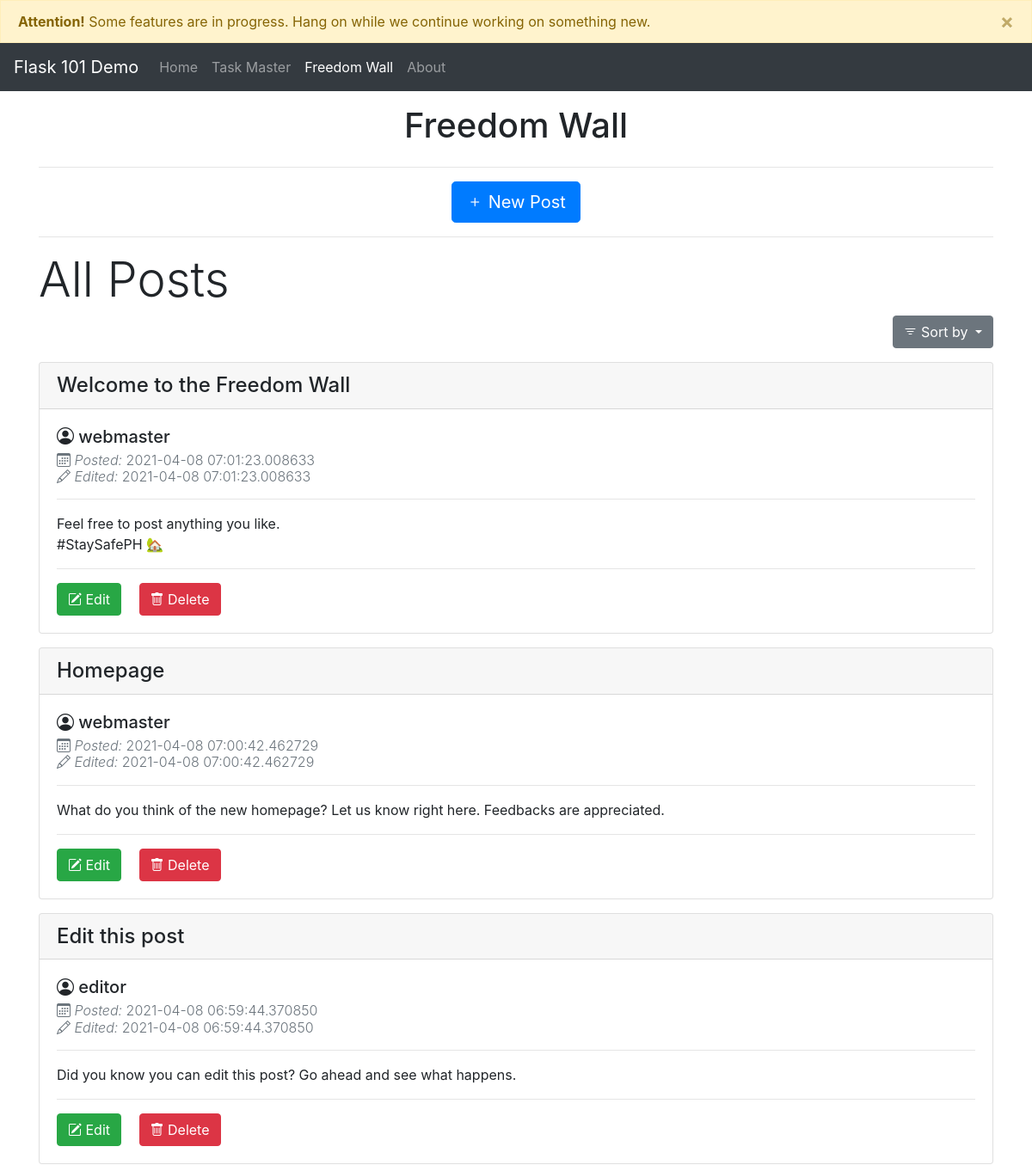
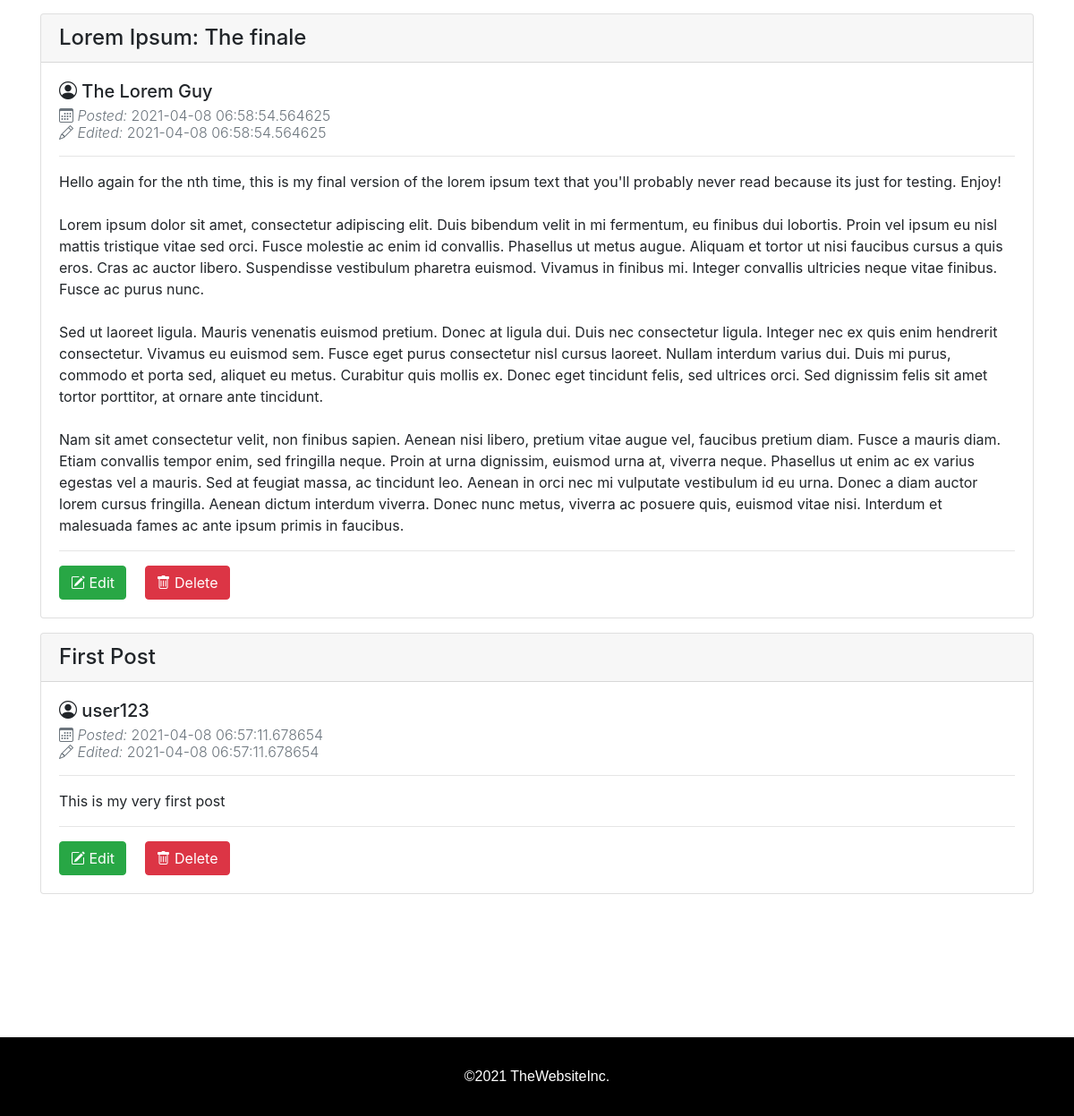
Page /blog_posts on the earlier database version (2 pictures, top to bottom).
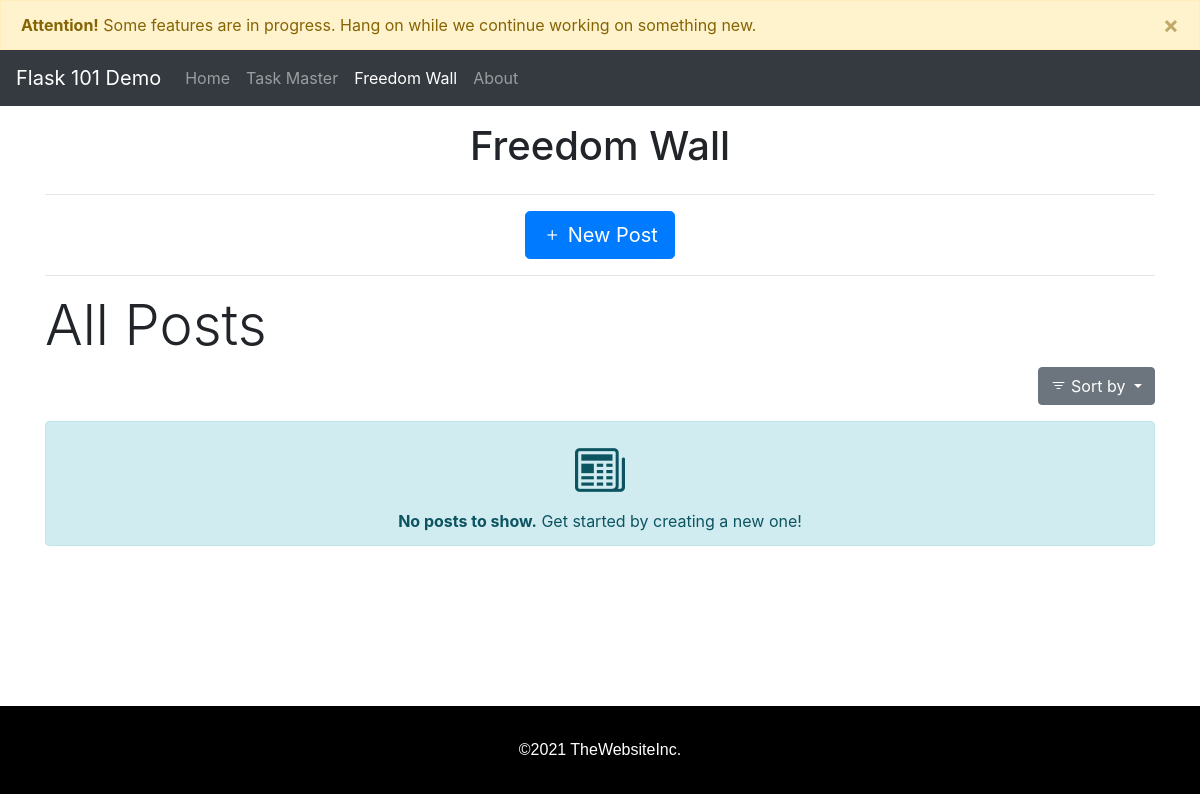
Same page on the later database version.
### app.py (models this page shows, shortened)
class BlogPost(db.Model):
    id = db.Column(db.Integer, primary_key = True)
    title = db.Column(db.String(50), nullable = False)
    content = db.Column(db.Text, nullable=False)
    author = db.Column(db.String(20), nullable=False)
    datePosted = db.Column(db.DateTime, nullable = False , default = datetime.utcnow)
    dateEdited = db.Column(db.String(30), nullable = False, default = datetime.utcnow)

### app.py (the view)
@app.route('/blog_posts', methods=['GET', 'POST'])
def posts():
    if request.method == 'POST':
        post_title = request.form['title']
        post_content = request.form['content']
        post_author = request.form['author']
        new_post = BlogPost(title=post_title, author=post_author, content=post_content)
        db.session.add(new_post)
        db.session.commit()
        return redirect('/blog_posts')
    else:
        all_posts = BlogPost.query.order_by(BlogPost.datePosted.desc()).all()
        return render_template('posts.html', posts=all_posts)

### templates/posts.html (shortened to what this page needs)
{% extends 'base.html' %}
{% block body %}
<h1 class="text-center mt-3">Freedom Wall</h1>
<div class="container">
    <div class="row">
        <div class="col text-center">
            <hr>
            <button type="button" class="btn btn-primary btn-lg" data-toggle="modal" data-target="#newPost">
                <i class="bi bi-plus"></i> New Post
            </button>
        </div>
    </div>
</div>
<div class="container">
    <hr>
    <h1 class="display-4">All Posts</h1>
    <div class="dropdown mb-3 text-right">
        <button class="btn btn-secondary dropdown-toggle" type="button" id="dropdownMenuButton"
            data-toggle="dropdown" aria-haspopup="true" aria-expanded="false">
            <i class="bi bi-filter"></i>  Sort by
        </button>
    </div>
    {% if posts|length < 1 %} <div class="alert alert-info text-center">
        <i class="bi bi-newspaper" style="font-size: 50px;"></i>
        <br>
        <strong>No posts to show.</strong> Get started by creating a new one!
    {% endif %}
    {% for post in posts %}
    <div class="card mb-3">
        <h4 class="card-header">{{ post.title }}</h4>
        <div class="card-body">
            <h5 class="card-title"> <i class="bi bi-person-circle"></i> {{ post.author }}</h5>
            <h6 class="card-subtitle text-muted font-weight-light">
                <i class="bi bi-calendar3"></i>
                <i>Posted: </i> {{ post.datePosted }}
                <br>
                <i class="bi bi-pencil"></i>
                <i>Edited: </i> {{ post.dateEdited }}
            </h6>
            <hr>
            <p style="white-space: pre-wrap;">{{ post.content }}</p>
            <hr>
            <a href="/blog_edit/{{post.id}}" class="btn btn-success mr-3" role="button"><i class="bi bi-pencil-square"></i> Edit</a>
            <a href="/blog_post_delete/{{post.id}}" class="btn btn-danger" role="button"><i class="bi bi-trash"></i> Delete</a>
        </div>
    </div>
    {% endfor %}
    </div>
</div>
{% endblock %}

### templates/base.html (shortened to what this page needs)
<!DOCTYPE html>
<html lang="en">
  <head>
    <link
      rel="stylesheet"
      href="{{ url_for('static', filename = 'css/bootstrap.min.css')}}"
    />
    <link
      rel="stylesheet"
      type="text/css"
      href="https://cdn.jsdelivr.net/npm/bootstrap-icons@1.4.0/font/bootstrap-icons.css"
    />
    <link
      rel="stylesheet"
      type="text/css"
      href="{{ url_for('static', filename = 'css/main.css')}}"
    />
  </head>
  <body>
    <div
      class="alert alert-warning alert-dismissible fade show m-0 rounded-0"
      role="alert"
    >
      <strong>Attention!</strong> Some features are in progress. Hang on while
      we continue working on something new.
      <button
        type="button"
        class="close"
        data-dismiss="alert"
        aria-label="Close"
      >
        <span aria-hidden="true">&times;</span>
      </button>
    </div>
    <nav class="navbar navbar-expand-lg navbar-dark bg-dark sticky-top">
      <a class="navbar-brand" href="/">Flask 101 Demo</a>
      <div class="collapse navbar-collapse" id="navbarNavAltMarkup">
          <div class="navbar-nav">
            <a class="nav-link" href="/">Home <span class="sr-only">(current)</span></a>
              <a class="nav-link" href="/task">Task Master <span class="sr-only">(current)</span></a>
              <a class="nav-link" href="/blog_posts">Freedom Wall</a>
              <a href="https://bit.ly/31VUq8t" class="nav-link">About</a>
          </div>
        </div>
    </nav>
    {% block body %} {% endblock %}
    <footer id="main-footer">
      &copy;2021 TheWebsiteInc.
  </footer>
  </body>
</html>

### static/css/main.css (style rules this page uses)
#main-footer { background-color: black; color: #fff; padding: 2em; text-align: center; font-family: Verdana, Geneva, Tahoma, sans-serif; }

Differences in the rows shown:
removed BlogPost: title "Welcome to the Freedom Wall", author "webmaster", datePosted "2021-04-08 07:01:23.008633", dateEdited "2021-04-08 07:01:23.008633", content "Feel free to post anything you like. #StaySafePH 🏡"
removed BlogPost: title "Homepage", author "webmaster", datePosted "2021-04-08 07:00:42.462729", dateEdited "2021-04-08 07:00:42.462729", content "What do you think of the new homepage? Let us know right here. Feedbacks are appreciated."
removed BlogPost: title "Edit this post", author "editor", datePosted "2021-04-08 06:59:44.370850", dateEdited "2021-04-08 06:59:44.370850", content "Did you know you can edit this post? Go ahead and see what happens."
removed BlogPost: title "Lorem Ipsum: The finale", author "The Lorem Guy", datePosted "2021-04-08 06:58:54.564625", dateEdited "2021-04-08 06:58:54.564625", content "Hello again for the nth time, this is my final version of the lorem ipsum text that you'll probably never read because its just for testing. Enjoy! Lorem ipsum dolor sit amet, consectetur adipiscing elit. Duis bibendum velit in mi fermentum, eu finibus dui lobortis. Proin vel ipsum eu nisl mattis tristique vitae sed orci. Fusce molestie ac enim id convallis. Phasellus ut metus augue. Aliquam et tortor ut nisi faucibus cursus a quis eros. Cras ac auctor libero. Suspendisse vestibulum pharetra euismod. Vivamus in finibus mi. Integer convallis ultricies neque vitae finibus. Fusce ac purus nunc. Sed ut laoreet ligula. Mauris venenatis euismod pretium. Donec at ligula dui. Duis nec consectetur…"
removed BlogPost: title "First Post", author "user123", datePosted "2021-04-08 06:57:11.678654", dateEdited "2021-04-08 06:57:11.678654", content "This is my very first post"
Other differences:
text now shown: "No posts to show. Get started by creating a new one!"
